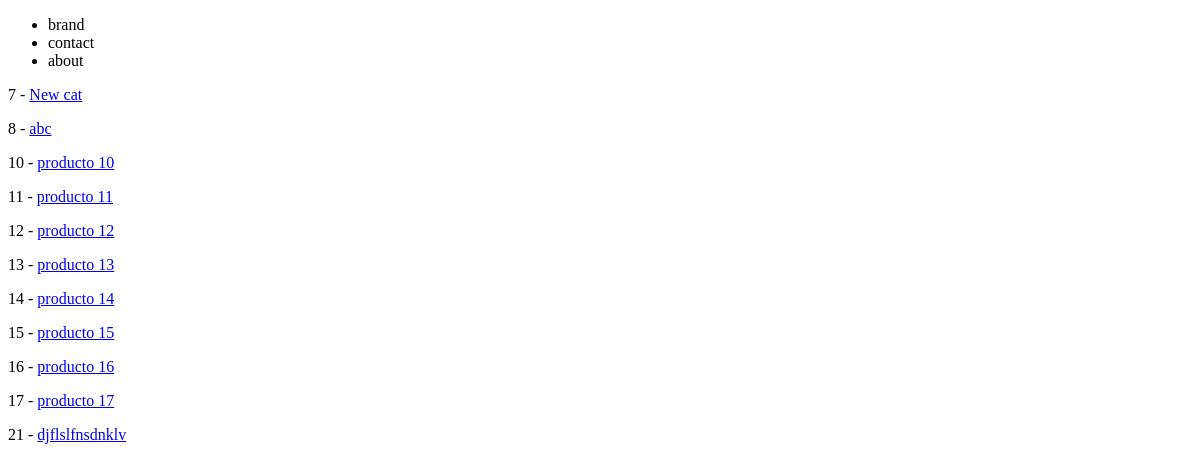
/products/, run on an earlier commit of the app's database.
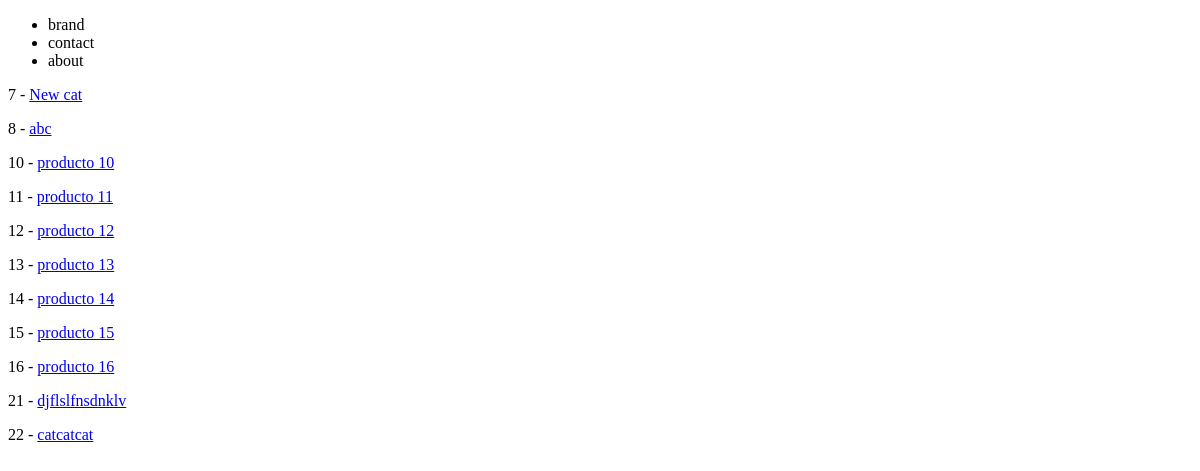
And on a later commit of the database.
### products/models.py (models this page shows)
class Product(models.Model):
    title       = models.CharField(max_length=120) # max_length = is required
    description = models.TextField(blank=True, null=True)
    price       = models.DecimalField(decimal_places=2, max_digits=1000)
    summary     = models.TextField(blank=False, null=False) # this field is not required. This field can be empty in the database.
    featured    = models.BooleanField(default=False) # null=True, default=True
    def get_absolute_url(self):
        return reverse("products:product-detail", kwargs={"id":self.id}) # f"/products/{self.id}/

### products/views.py (the view)
# urls.py: path('', product_list_view, name='product-list'),
def product_list_view(request):
    queryset = Product.objects.all() # list of objects
    context = {
        'object_list' : queryset
    }
    return render (request, 'products/product_list.html', context)

### products/templates/products/product_list.html
{% extends 'base.html' %}
{% block content %}
{% for instance in object_list %}
    <p>{{ instance.id }} - <a href="{{ instance.get_absolute_url }}"> {{ instance.title }}</a></p>
{% endfor %}
{% endblock %}

### templates/base.html (shortened to what this page needs)
<!DOCTYPE html>
<html lang="en">
<head>
</head>
<body>
    {% include 'navbar.html' %}
    {% block content %}{% endblock %}
</body>
</html>

### templates/navbar.html
<nav>
    <ul>
        <li>brand</li>
        <li>contact</li>
        <li>about</li>
    </ul>
</nav>

What changed in the data, as far as the page shows it:
removed Product: id "17", title "producto 17"
added Product: id "22", title "catcatcat"
